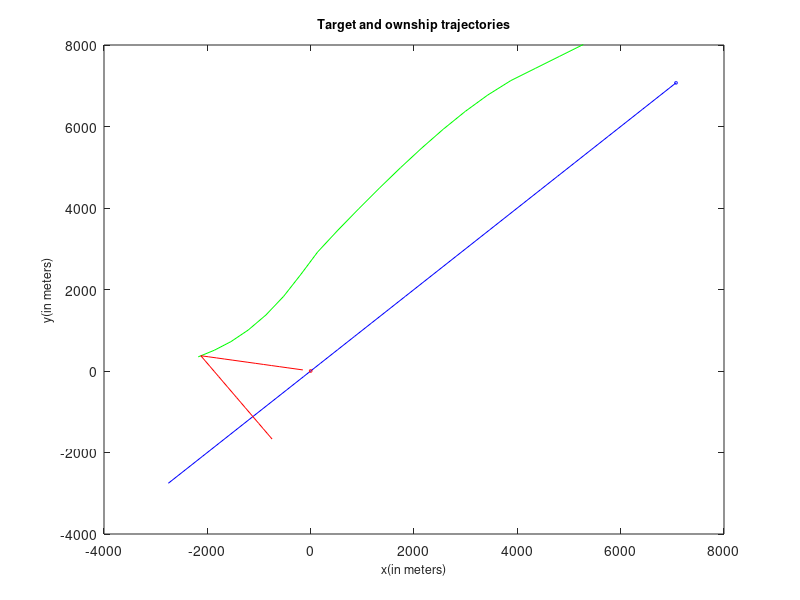

MATLAB code to generate this figure:
%script
rangeVar = 1;
thetaVar = 6;
velocityVar = 10;
% targetInit = [7071; 7071; 225; 7.72];
% ownshipInit = [0; 0; 170; 2.57];
targetInit = [7071; 7071; -5.4589; -5.4589];
ownshipInit = [0; 0; -2.5310; .4463];
ownshipState = ownshipInit;
targetState = targetInit;
targetStateLog = [targetInit];
ownshipStateLog = [];
rmsLog = [];
startTime = 60;
time = startTime;
finalTime = 1800;
timeStep = 60;

%Initial Measurements
bearing = atan2(targetInit(1)-ownshipInit(1),targetInit(2)-ownshipInit(2))*180/pi + (thetaVar * randn());
distance = sqrt((targetInit(1)-ownshipInit(1)+(rangeVar * randn()))^2+(targetInit(2)-ownshipInit(2)+(rangeVar * randn()))^2);
targetEst = [distance*cosd(bearing);
             distance*sind(bearing);
             0;
             0];
targetEstLog = [targetEst];
P = [0 0 0 0;
     0 0 0 0;
     0 0 velocityVar^2 0;
     0 0 0 velocityVar^2];
Q = [rangeVar^2 0;
     0 rangeVar^2];
F = [1 0 timeStep 0;
     0 1 0 timeStep;
     0 0 1 0;
     0 0 0 1];
PLog = P;
 
%Simulation
for i = startTime:timeStep:finalTime
    time = i;
    
%move vehicle and target
if(time == 900)
    ownshipState(3) = 1.4371;
    ownshipState(4) = -2.1306;
end
ownshipState = F*ownshipState;
ownshipStateLog = [ownshipStateLog ownshipState];
targetState = F*targetState;
targetStateLog = [targetStateLog targetState];

%Measure
H=[(1-(ownshipState(1)/targetState(1))) 0 0 0;
    0 (1-(ownshipState(2)/targetState(2))) 0 0];
dis = H*targetState;
varry = rangeVar * randn();
distance = sqrt((dis(1)+varry)^2+(dis(2)+varry)^2);%Check the variance method

%Estimation
targetEst = F*targetEst;
H_est = [(1-(ownshipState(1)/targetEst(1))) 0 0 0;
    0 (1-(ownshipState(2)/targetEst(2))) 0 0];
disEst = H_est*targetEst;
P_pred = F*P*F'; %QsuperS
S=H_est*P_pred*H_est'+Q;
K=P_pred*H_est'/S;
targetEst = targetEst + K*(distance-disEst);
P_pred = (eye(4)-K*H_est)*P_pred;
P = P_pred;
targetEstLog = [targetEstLog targetEst];
r = sqrt( sum( (targetStateLog(1:2)-targetEstLog(1:2)).^2) / numel(targetStateLog) ); 
rmsLog = [rmsLog r];
PLog = [PLog P];


end

%Figure
plot(targetEstLog(1,:),targetEstLog(2,:),'-g')
hold on
plot(targetStateLog(1,:),targetStateLog(2,:),'-b')
hold on
plot(ownshipStateLog(1,:),ownshipStateLog(2,:),'-r')
hold on
plot(ownshipInit(1),ownshipInit(2),'or', 'MarkerSize', 2)
hold on
plot(targetInit(1),targetInit(2),'ob', 'MarkerSize', 2)
%legend('Target Estimate','Target','Ownship','Ownship initial','Target initial')
%legend('Location','northwest')
xlim([-4000 8000])
ylim([-4000 8000])
xlabel('x(in meters)','FontSize',9)
ylabel('y(in meters)','FontSize',9)
title('Target and ownship trajectories','FontSize',9)

% figure()
% plot(rmsLog)
